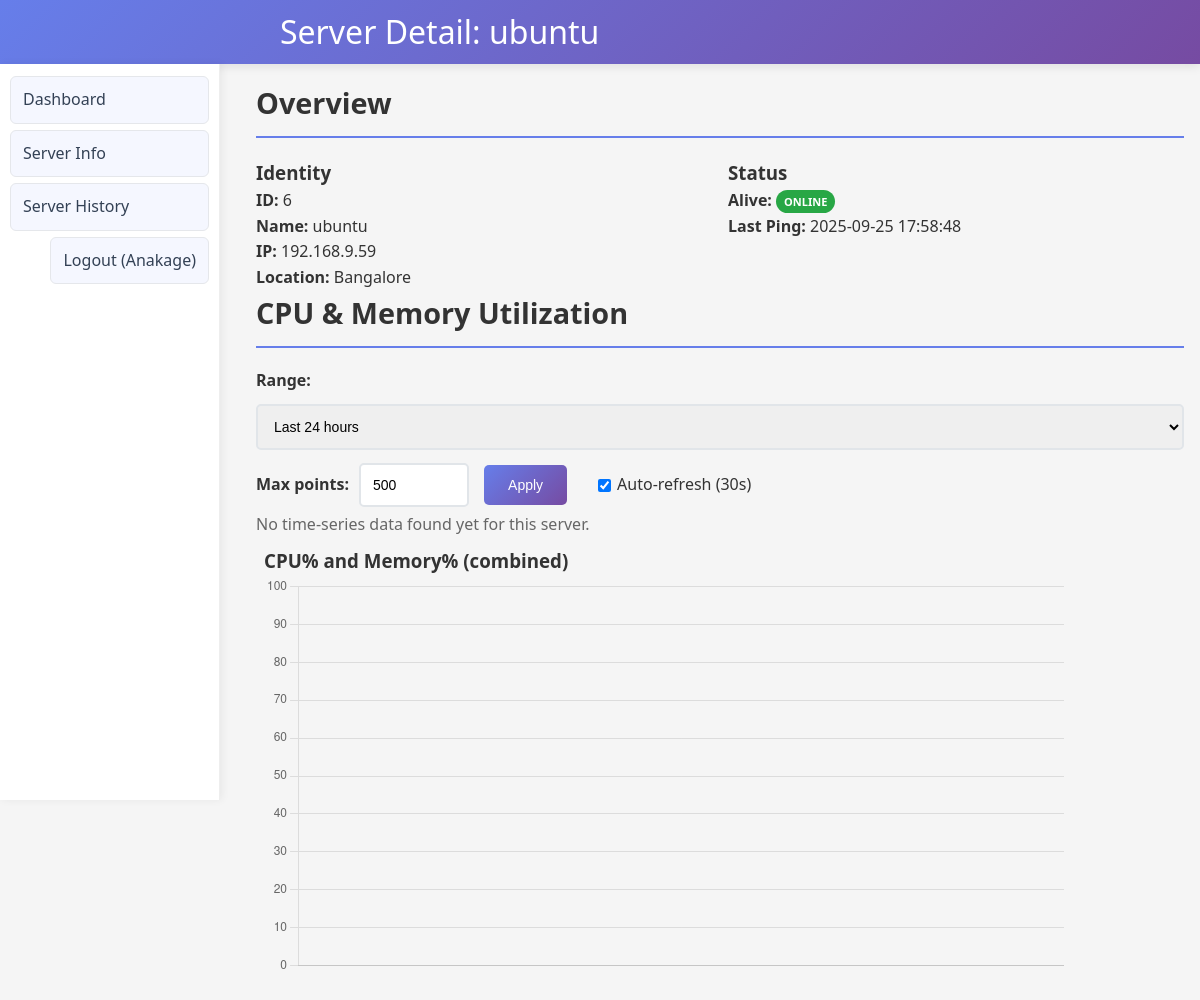
Before: /server/6 (signed in) with the older database file.
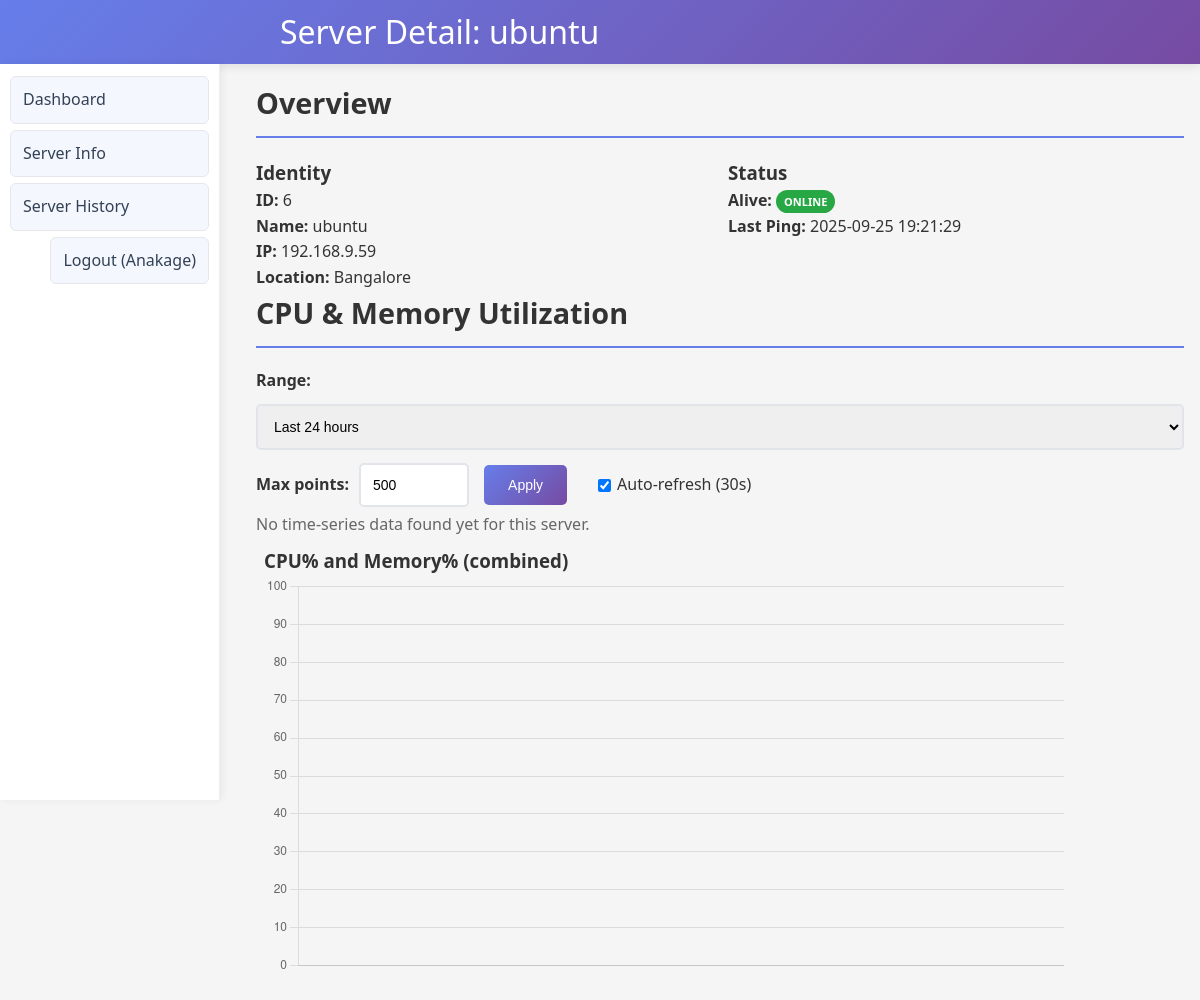
After: the same page with the newer database file.
### tables this page shows
CREATE TABLE servers (
            id INTEGER PRIMARY KEY AUTOINCREMENT,
            name TEXT NOT NULL,
            ip_address TEXT NOT NULL,
            location TEXT,
            alive INTEGER DEFAULT 0,
            last_ping_at TEXT
        );

CREATE TABLE users (
            id INTEGER PRIMARY KEY AUTOINCREMENT,
            name TEXT,
            email TEXT UNIQUE NOT NULL,
            password_hash TEXT NOT NULL,
            role TEXT NOT NULL,          -- super_admin, admin, super_analytics, analytics
            location TEXT                -- required for admin/analytics
        );

### 1app.py (the view)
@app.route('/server/<int:server_id>')
@login_required
def server_detail(server_id):
    user = get_current_user()
    conn = get_db_connection(); c = conn.cursor()
    c.execute("SELECT id, name, ip_address, location, alive, last_ping_at FROM servers WHERE id=?", (server_id,))
    row = c.fetchone()
    if not row:
        conn.close()
        flash("Server not found.", "danger")
        return redirect(url_for('server'))
    if not user_can_access_location(user, row[3]):
        conn.close()
        flash("Access denied for this location.", "danger")
        return redirect(url_for('server'))
    info = {"id": row[0], "name": row[1], "ip_address": row[2], "location": row[3], "alive": bool(row[4]), "last_ping_at": row[5]}
    conn.close()
    return render_template('server_detail.html', server=info, user=user)

### 1app.py (called while the page is built)
def get_db_connection():
    conn = sqlite3.connect(DB_FILE, timeout=15, check_same_thread=False)
    conn.row_factory = sqlite3.Row
    try:
        conn.execute("PRAGMA busy_timeout = 15000")
    except Exception:
        pass
    return conn

def get_current_user():
    user_id = session.get('user_id')
    if not user_id:
        return None
    conn = get_db_connection()
    c = conn.cursor()
    c.execute("SELECT id, name, email, role, location FROM users WHERE id = ?", (user_id,))
    row = c.fetchone()
    conn.close()
    return row

def login_required(view_func):
    @functools.wraps(view_func)
    def wrapper(*args, **kwargs):
        if not get_current_user():
            return redirect(url_for('login', next=request.path))
        return view_func(*args, **kwargs)
    return wrapper

def user_can_access_location(user, location):
    if not user:
        return False
    role = user["role"]
    if role in ("super_admin", "super_analytics"):
        return True
    if role in ("admin", "analytics"):
        return (user["location"] or "").lower() == (location or "").lower()
    return False

### templates/server_detail.html (shortened to what this page needs)
<!DOCTYPE html>
<html>
<head>
  <link rel="stylesheet" href="{{ url_for('static', filename='style.css') }}">
</head>
<body>
  <header>
    <div class="container">
      <h1>Server Detail: {{ server.name }}</h1>
    </div>
  </header>
  <nav>
    <div class="container">
      <ul>
        <li><a href="/">Dashboard</a></li>
        <li><a href="/server">Server Info</a></li>
        <li><a href="/server/history">Server History</a></li>
        <li style="margin-left:auto"><a href="/logout">Logout ({{ user.name if user else '' }})</a></li>
      </ul>
    </div>
  </nav>
  <div class="container">
    <div class="card">
      <h2>Overview</h2>
      <div style="display:grid; grid-template-columns: repeat(auto-fit, minmax(240px, 1fr)); gap: 16px;">
        <div class="card">
          <h3>Identity</h3>
          <ul style="list-style:none; padding:0;">
            <li><strong>ID:</strong> {{ server.id }}</li>
            <li><strong>Name:</strong> {{ server.name }}</li>
            <li><strong>IP:</strong> {{ server.ip_address }}</li>
            <li><strong>Location:</strong> {{ server.location or '-' }}</li>
          </ul>
        </div>
        <div class="card">
          <h3>Status</h3>
          <ul style="list-style:none; padding:0;">
            <li><strong>Alive:</strong> {% if server.alive %}<span class="badge badge-success">Online</span>{% else %}<span class="badge badge-danger">Offline</span>{% endif %}</li>
            <li><strong>Last Ping:</strong> {{ server.last_ping_at or '-' }}</li>
          </ul>
        </div>
      </div>
    </div>
    <div class="card">
      <h2>CPU & Memory Utilization</h2>
      <div style="display:flex; gap:10px; align-items:center; flex-wrap:wrap; margin-bottom:8px;">
        <label for="rangeSelect"><strong>Range:</strong></label>
        <select id="rangeSelect" class="form-control" style="min-width:140px;">
          <option value="1440" selected>Last 24 hours</option>
        </select>
        <label for="limitInput"><strong>Max points:</strong></label>
        <input type="number" id="limitInput" class="form-control" value="500" min="50" max="5000" step="50" style="width:110px;">
        <button id="applyBtn" class="btn btn-primary">Apply</button>
        <label style="display:flex; align-items:center; gap:6px; margin-left:16px;">
          <input type="checkbox" id="autoRefreshCbx" checked>
          Auto-refresh (30s)
        </label>
      </div>
      <p id="series-note" style="margin-top:-6px; color:#666;">Loading time-series...</p>
      <div class="card" style="padding:8px;">
        <h3>CPU% and Memory% (combined)</h3>
        <canvas id="cmChart" width="800" height="400" style="width:800px;height:400px;display:block;"></canvas>
      </div>
    </div>
  </div>
</body>
</html>

### static/style.css (style rules this page uses)
:root { --primary: #667eea; --surface: #ffffff; --text: #334155; --muted: #6b7280; --sidebar-width: 240px; --header-height: 64px; }
* { margin: 0; padding: 0; box-sizing: border-box; }
body { font-family: 'Segoe UI', Tahoma, Geneva, Verdana, sans-serif; line-height: 1.6; color: #333; background-color: #f5f5f5; }
.container { max-width: 1200px; margin: 0 auto; padding: 16px; margin-left: var(--sidebar-width); }
header { background: linear-gradient(135deg, #667eea 0%, #764ba2 100%); color: white; height: var(--header-height); display: flex; align-items: center; padding: 0 16px; margin-bottom: 0; box-shadow: 0 2px 10px rgba(0,0,0,0.1); }
header h1 { width: 100%; text-align: right; font-size: 2em; font-weight: 400; margin-right: 8px; }
nav { position: fixed; left: 0; top: var(--header-height); width: calc(var(--sidebar-width) - 20px); height: calc(100vh - var(--header-height)); background: var(--surface); padding: 12px 10px; box-shadow: 2px 0 8px rgba(0,0,0,0.06); border-right: 1px solid #eee; overflow-y: auto; z-index: 1000; }
nav .container { margin: 0; padding: 0; max-width: 100%; }
nav ul { list-style: none; display: flex; flex-direction: column; gap: 6px; margin: 0; padding: 0; }
nav a { text-decoration: none; color: var(--text); font-weight: 500; padding: 10px 12px; border-radius: 6px; transition: all 0.2s ease; display: block; background: #f5f7ff; border: 1px solid #e5e7eb; }
.card h2 { color: #333; margin-bottom: 20px; font-size: 1.8em; border-bottom: 2px solid #667eea; padding-bottom: 10px; }
.form-control { width: 100%; padding: 12px; border: 2px solid #e1e5e9; border-radius: 5px; font-size: 14px; transition: border-color 0.3s ease; }
.btn { padding: 12px 24px; border: none; border-radius: 5px; cursor: pointer; font-size: 14px; font-weight: 500; text-decoration: none; display: inline-block; transition: all 0.3s ease; margin: 5px; }
.btn-primary { background: linear-gradient(135deg, #667eea 0%, #764ba2 100%); color: white; }
.badge { padding: 4px 8px; border-radius: 12px; font-size: 11px; font-weight: 600; text-transform: uppercase; }
.badge-success { background-color: #28a745; color: white; }

Changed rows visible on the page:
changed servers "ubuntu": last_ping_at "2025-09-25 17:58:48" → "2025-09-25 19:21:29"
